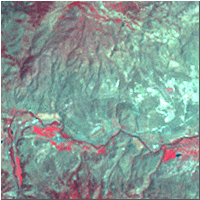
%> input picture EROS_Data/burn/burn_1986.gif, 200 x 200 px, given in place of burn_1986.png, which was not available
$ octave PCA_Kmeans_Demo.m   (GNU Octave 9; MATLAB toolbox functions it lacks are replaced by stand-ins)
%> lines starting %> are read from the running program, lines starting %| are printed output that depends on the picture; pictures that were not available may be replaced by others from this repository, and a replacement may not be noted
### PCAKmeans_v2.m
function cm=PCAKmeans_v2(im1,im2,BLOCK)
im1=double(im1);
im2=double(im2);
% bm=double(bm);
Ratio=0.95;

delta=abs(im1-im2);

len=size(delta,1);
Z1=zeros(len,ceil(BLOCK/2));
Z2=zeros(ceil(BLOCK/2),len+BLOCK);
DD=[Z1,delta,Z1];
DD=[Z2;DD;Z2];
delta=DD;
X=[];
for k1=1:size(im1,1)
    for k2=1:size(im1,2)
        Vk=DD(k1:k1+BLOCK-1,k2:k2+BLOCK-1);
        X=[X,reshape(Vk,[],1)];
    end
end


meanVal=mean(X');
meanVal=meanVal';
C=zeros(size(meanVal));
for k1=1:size(X,2)
    X(:,k1)=X(:,k1)-meanVal;
    C=C+X(:,k1)*X(:,k1)';
end
C=C/k1;
[V,D]=eig(C);
Val=diag(D);
for k1=length(Val):-1:1
    if(sum(Val(k1:length(Val)))>=Ratio*sum(Val))
        break;
    end
end
% k1=length(Val)-3+1;
Vec=V(:,k1:length(Val));
FEATURE=(X-repmat(meanVal,1,size(X,2)))'*Vec;

[label,~]=kmeans(FEATURE,2);


cm=reshape(label,size(im1));
cm=cm'-1;


end

### PCA_Kmeans_Demo.m

% Code for "Unsupervised Change Detection in
% Satellite Images Using Principal Component
% Analysis and k-Means Clustering"
%
% <http://ieeexplore.ieee.org/document/5196726/>
%
% Created on Thu Dec 7 2017, @author: rulixiang

clear;clc
close all
img_dir='./EROS_Data';
aa=dir(img_dir);

for k1=3:length(aa)
    img=aa(k1).name;
    disp(['Processing area-',img,' ...'])
    im1=imread([img_dir,'/',img,'/',img,'_1986.png']);
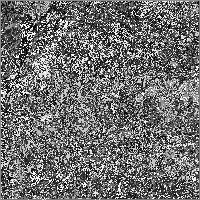
%> im1: size 200x200 uint8; min 0, max 255, mean 111.3
    im2=imread([img_dir,'/',img,'/',img,'_1992.png']);
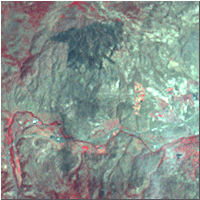
%> input picture EROS_Data/burn/burn_1992.gif, 200 x 200 px, given in place of burn_1992.png, which was not available
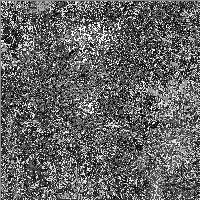
%> im2: size 200x200 uint8; min 0, max 255, mean 99.6
    bm=imread([img_dir,'/',img,'/',img,'_change.png']);
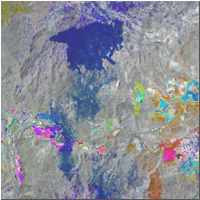
%> input picture EROS_Data/burn/burn_change.gif, 200 x 200 px, given in place of burn_change.png, which was not available
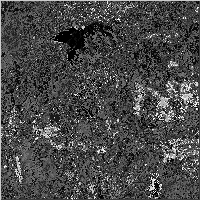
%> bm: size 200x200 uint8; min 0, max 255, mean 72.9

    im1=rgb2gray(im1);
    im2=rgb2gray(im2);
    bm=rgb2gray(bm);

    figure
    subplot(121)
    imshow(im1)
    title([aa(k1).name,'\_1986'])
    subplot(122)
    imshow(im2)
    title([aa(k1).name,'\_1992'])

    figure
    BLOCK=[2,4,6,8,10];
    for k2=1:length(BLOCK)
        subplot(150+k2)
        if(k2==1)
            imshow(1-PCAKmeans_v2(im1,im2,BLOCK(k2)))
        else
%> (the run ends here)
